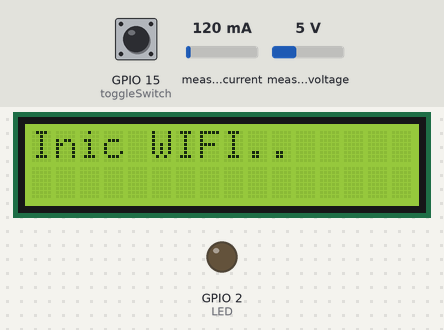
Bench run of a sketch on a simulated ESP32. Parts: 16×2 character LCD, output pins drawn as LEDs (lit = HIGH). Inputs (shaded band) come from the test bench; at power-on: GPIO 15 (toggleSwitch) HIGH, measured current 120 mA, measured voltage 5 V. WiFi joins after 1.5 s; servers stay silent unless stated; network time is answered at once with the bench clock; the local clock reads 2024-03-15 10:24:30 at power-on unless the sketch sets it; storage starts empty; what the sketch prints to the serial monitor is not drawn.

Above: at 0.1 s.
At 4.2 s:
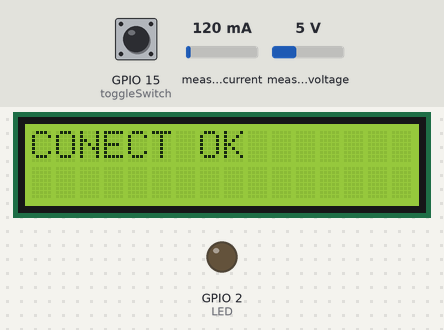
At 13.2 s:
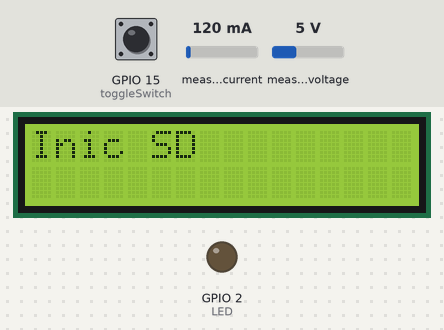
At 22.7 s:
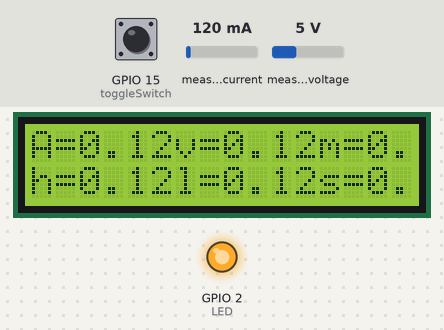
Timing chart, 0 to 24.2 s (numbered marks = the images above):
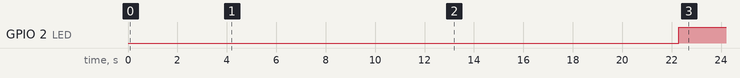

The sketch:

ENMULTIPLEPOWERMETER_CORREGIDAS_POTENCIAS_FINAL_DISPLAY_mayo.ino
```cpp
#include <WiFi.h>
#include <Arduino.h>
#include <PZEM004Tv30.h>
#include "time.h"
//gestion de la sd
#include "FS.h"
#include "SD.h"
#include "SPI.h"
#include "SPIFFS.h"
#include "TimeLib.h"
#include <NTPClient.h>
#include <ezButton.h>
ezButton toggleSwitch(15);  // create ezButton object that attach to pin 7;
#include <LiquidCrystal_I2C.h>
#include <Wire.h>
#define SDA 13  //Define SDA pins
#define SCL 14  //Define SCL pins
LiquidCrystal_I2C lcd(0x3F, 16, 2);
const int chipSelect = 5;  //10;
#define LED 2


//direcciones de los contadores
uint8_t addr0 = 0x110;  //1primer pzem es reconocido como 10   consumo agregado
uint8_t addr5 = 0x120;  //2primer pzem es reconocido como 30   enchufe 2  LUZ LED
uint8_t addr4 = 0x130;  //4primer pzem es reconocido como 50   enchufe 4  ORDENADOR
uint8_t addr3 = 0x140;  //3primer pzem es reconocido como 40   enchufe 3  LUZ HALOGENA
uint8_t addr2 = 0x150;  //2primer pzem es reconocido como 20  enchufe 1  VENTILADOR
uint8_t addr1 = 0x160;  //5primer pzem es reconocido como 60   enchufe 1 SOLDADOR


//contador de acciones
int ca, cb, cc, cd, ce, cf, i;

//inicializacion de los contadores
PZEM004Tv30 pzem0(Serial2, 16, 17, addr0);
PZEM004Tv30 pzem1(Serial2, 16, 17, addr1);
PZEM004Tv30 pzem2(Serial2, 16, 17, addr2);
PZEM004Tv30 pzem3(Serial2, 16, 17, addr3);
PZEM004Tv30 pzem4(Serial2, 16, 17, addr4);
PZEM004Tv30 pzem5(Serial2, 16, 17, addr5);

//WiFi network info.
const char* ssid = "PONER AQUI SU RED";
const char* password = "CLAVE WIFI";

const char* Horaactual;
// Configuración del servidor NTP
const char* ntpServer = "pool.ntp.org";
const long gmtOffset_sec = 3600;
const int daylightOffset_sec = 3600;
const int timeZone = -6;  // Zona horaria (horas)

// Objeto para obtener el tiempo del servidor NTP
WiFiUDP ntpUDP;
NTPClient timeClient(ntpUDP, ntpServer, timeZone * 3600, 60000);

long long currentTimestamp;
long long newtimestamp;
tmElements_t my_time;   // time elements structure
time_t unix_timestamp;  // a timestamp
double milliseconds = 0;
float pp = 0;
int64_t timestamp13 = 0;
String Nombrearchivo0, Nombrearchivo1, Nombrearchivo2, Nombrearchivo3, Nombrearchivo4, Nombrearchivo5;
int ano, dia, mes, horas, minutos, segundos, oldsegundos;
String Fecha, Hora, Imprimir, Imprimir3, ts, ts1;
/**variables genericas para capturar todas las medidas*/
float voltage, current, power, frequency, pf, current1, current2, current3, current4, current5, current6;

void writeFile(fs::FS& fs, const char* path, const char* message) {
  //  Serial.printf("Writing file: %s\n", path);
  File file = fs.open(path, FILE_WRITE);
  if (!file) {
    Serial.println("Failed to open file for writing");
    return;
  }
  if (file.print(message)) {
    //  Serial.println("File written");
  } else {
    Serial.println("Write failed");
  }
  file.close();
}

void appendFile(fs::FS& fs, const char* path, const char* message) {
  //Serial.println("APPENDFILE.....");
  // Serial.printf("Appending to file: %s\n", path);
  File file = fs.open(path, FILE_APPEND);
  if (!file) {
    Serial.println("Failed to open file for appending");
    return;
  }
  if (file.println(message)) {
    //  Serial.println("Message appended");
  } else {
    Serial.println("Append failed");
  }
  file.close();
}


void printLocalTime() {
  struct tm timeinfo;
  if (!getLocalTime(&timeinfo)) {
    Serial.println("Failed to obtain time");
    return;
  }
  // Serial.println(&timeinfo, "%A, %B %d %Y %H:%M:%S");
}


void limpiar() {
  //borrar valores  por debajo del umbral de 0,06Amp
  if (current < 0.06)  //0.05
  {
    current = 0.00;
    power = 0.00;
    pf = 0.00;
  }

  if (power < 0.01)  //0.03
  {
    current = 0.00;
    power = 0.00;
    pf = 0.00;
  }
}


void setup() {

  pinMode(LED, OUTPUT);
  Serial.begin(115200);
  int CONTADOR = 0;

  //gestion del interruptor para grabaciones
  toggleSwitch.setDebounceTime(50);  // set debounce time to 50 milliseconds
  Wire.begin(SDA, SCL);              // attach the IIC pin
  lcd.init();                        // LCD driver initialization
  lcd.backlight();                   // Turn on the backlight
  lcd.setCursor(0, 0);               // Move the cursor to row 0, column 0
  lcd.print("Inic WIFI.. ");         // The print content is displayed on the LCD
                                     //gestion de la wifi
  delay(2000);

  //connect to WiFi
  Serial.printf("Connecting to %s ", ssid);
  WiFi.begin(ssid, password);
  while ((WiFi.status() != WL_CONNECTED) and (CONTADOR < 50)) {
    delay(1000);
    Serial.print(CONTADOR);
    Serial.print(":status=");
    Serial.println(WiFi.status());  //Agrega esta línea para imprimir el estado de la conexión WiFi
    Serial.print(" ");
    CONTADOR++;
    lcd.setCursor(0, 1);  // Move the cursor to row 0, column 0
    lcd.print(CONTADOR);  // The print content is displayed on the LCD
  }

  lcd.setCursor(0, 0);  // Move the cursor to row 1, column 0
  lcd.print("             ");
  lcd.setCursor(0, 1);  // Move the cursor to row 0, column 0
  lcd.print("     ");   // The print content is displayed on the LCD


  if (WiFi.status() != WL_CONNECTED)  //   (CONTADOR=1000000)
  {
    lcd.setCursor(0, 0);       // Move the cursor to row 1, column 0
    lcd.print("NO CONECT  ");  // The print content is displayed on the LCD
    Serial.println(" not CONNECTED");
    delay(1000);
  } else {

    lcd.setCursor(0, 0);       // Move the cursor to row 1, column 0
    lcd.print("CONECT OK  ");  // The print content is displayed on the LCD
    Serial.println(" CONNECTED");
    delay(5000);
    Serial.println("");
    Serial.print("Connected to ");
    Serial.println(ssid);
    Serial.print("IP address: ");
    Serial.println(WiFi.localIP());
    delay(4000);

    //init and get the time
    configTime(gmtOffset_sec, daylightOffset_sec, ntpServer);
    //printLocalTime();
    struct tm timeinfo;
    if (!getLocalTime(&timeinfo)) {
      Serial.println("Failed to obtain time");
      return;
    }
    Serial.println(&timeinfo, "%A, %B %d %Y %H:%M:%S");

    // Configura el servidor NTP y ajusta la zona horaria
    timeClient.begin();
    timeClient.setTimeOffset(3600);  // Ajusta la zona horaria a GMT+1

    //captura de la hora
    ano = timeinfo.tm_year + 1900;
    mes = timeinfo.tm_mon + 1;
    dia = timeinfo.tm_mday;
    horas = timeinfo.tm_hour;
    minutos = timeinfo.tm_min;
    segundos = timeinfo.tm_sec;
    Fecha = (String)ano + "/" + (String)mes + "/" + (String)dia;
    Hora = (String)horas + ":" + (String)minutos + ":" + (String)segundos;
  }


  //ficheros de datos
  Nombrearchivo0 = "/1_" + (String)ano + (String)mes + (String)dia + (String)horas + (String)minutos + (String)segundos + ".csv";  //agregado
  Nombrearchivo1 = "/6_" + (String)ano + (String)mes + (String)dia + (String)horas + (String)minutos + (String)segundos + ".csv";  //soladdor
  Nombrearchivo2 = "/5_" + (String)ano + (String)mes + (String)dia + (String)horas + (String)minutos + (String)segundos + ".csv";  //led
  Nombrearchivo3 = "/4_" + (String)ano + (String)mes + (String)dia + (String)horas + (String)minutos + (String)segundos + ".csv";  //halohena
  Nombrearchivo4 = "/3_" + (String)ano + (String)mes + (String)dia + (String)horas + (String)minutos + (String)segundos + ".csv";  // multimedia
  Nombrearchivo5 = "/2_" + (String)ano + (String)mes + (String)dia + (String)horas + (String)minutos + (String)segundos + ".csv";  //ventilador


  //inicializacion y gestion de la SD
  lcd.setCursor(0, 0);       // Move the cursor to row 1, column 0
  lcd.print("Inic SD    ");  // The print content is displayed on the LCD
  Serial.print("Inicializando tarjeta SD...");
  delay(3000);

  if (!SD.begin(5)) {
    Serial.println("Card Mount Failed");
    return;
  }
  uint8_t cardType = SD.cardType();
  if (cardType == CARD_NONE) {
    Serial.println("No SD card attached");
    return;
  }

  // Serial.print("SD Card Type: ");
  if (cardType == CARD_MMC) {
    //   Serial.println("MMC");
  } else if (cardType == CARD_SD) {
    //  Serial.println("SDSC");
  } else if (cardType == CARD_SDHC) {
    // Serial.println("SDHC");
  } else {
    // Serial.println("UNKNOWN");
  }


  uint64_t cardSize = SD.cardSize() / (1024 * 1024);
  Serial.printf("SD Card Size: %lluMB\n", cardSize);
  lcd.setCursor(0, 0);  // Move the cursor to row 1, column 0
  lcd.print("SD=");
  lcd.print(cardSize);
  delay(2000);


  String Imprimir2 = "timestamp,VLN,A,W,f,PF\n";
  lcd.setCursor(0, 0);     // Move the cursor to row 1, column 0
  lcd.print("Files ...");  // The print content is displayed on the LCD
  delay(2000);

  //fichero 1  (MAIN)
  char Buf[50];
  Imprimir2.toCharArray(Buf, 50);
  char Buf2[50];
  Nombrearchivo0.toCharArray(Buf2, 50);
  writeFile(SD, Buf2, Buf);

  //fichero 2 (FAN )
  Imprimir2.toCharArray(Buf, 50);
  Nombrearchivo1.toCharArray(Buf2, 50);
  writeFile(SD, Buf2, Buf);

  //fichero3  (LAPTOP COMPUTER)
  Imprimir2.toCharArray(Buf, 50);
  Nombrearchivo2.toCharArray(Buf2, 50);
  writeFile(SD, Buf2, Buf);

  //fichero4 (INCANDESCENT LAMP)
  Imprimir2.toCharArray(Buf, 50);
  Nombrearchivo3.toCharArray(Buf2, 50);
  writeFile(SD, Buf2, Buf);


  //fichero5 (LED LAMP)
  Imprimir2.toCharArray(Buf, 50);
  Nombrearchivo4.toCharArray(Buf2, 50);
  writeFile(SD, Buf2, Buf);

  //fichero6 (TELEVISION)
  Imprimir2.toCharArray(Buf, 50);
  Nombrearchivo5.toCharArray(Buf2, 50);
  writeFile(SD, Buf2, Buf);


  /* RESET DEL CONTADOR DE ENERGIA */
  pzem0.resetEnergy();
  pzem1.resetEnergy();
  pzem2.resetEnergy();
  pzem3.resetEnergy();
  pzem4.resetEnergy();
  pzem5.resetEnergy();


  // Actualiza el tiempo del servidor NTP
  timeClient.update();

  // Obtiene el tiempo actual en formato Unix
  currentTimestamp = timeClient.getEpochTime();
  // Imprime el tiempo actual en la consola serie
  Serial.print("CurrentTimestamp");
  Serial.println(currentTimestamp);

  lcd.setCursor(0, 0);           // Move the cursor to row 1, column 0
  lcd.print("Fin setup      ");  // The print content is displayed on the LCD
  delay(2000);
  lcd.setCursor(0, 0);                      // Move the cursor to row 1, column 0
  lcd.print("                          ");  // The print content is displayed on the LCD
}


void retardo() {
  delay(3000);
  digitalWrite(LED, HIGH);
  delay(500);
  digitalWrite(LED, LOW);
}


void loop() {

  toggleSwitch.loop();  // MUST call the loop() function first

  int state = toggleSwitch.getState();

  //le sumamos los ms que han pasado desde el inicio
  long long stimestamp = millis();
  long long newtimestamp = currentTimestamp * 1000;
  newtimestamp = newtimestamp + stimestamp;

  char buf[20];  // Make sure the buffer is big enough to hold the string
  dtostrf(newtimestamp, 0, 0, buf);
  Serial.print("TimeStamp actual:");
  Serial.println(buf);


  char Buf[50];
  char Buf2[50];
  float puerto;

  /** MEDIDOR 0 MAIN */
  /** Medimos el consumo agregado de todos los aplicativos */
  puerto = pzem0.readAddress();
  if ((puerto > 0) && (state == HIGH)) {
    digitalWrite(LED, HIGH);
    // Read the data from the sensor
    voltage = pzem0.voltage();  //Volt
    current = pzem0.current();  //Amp
    power = pzem0.power();      //watt
    limpiar();
    Serial.print("M0 AGREGADO  I=");
    Serial.print(current);
    Serial.print(" W=");
    Serial.print(power);
    //float energy = pzem0.energy(); //kwh
    frequency = pzem0.frequency();  //hz
    pf = pzem0.pf();
    //salvamos a la sd
    Imprimir3 = (String)buf + "," + (String)voltage + "," + (String)current + "," + (String)power + "," + (String)frequency + "," + (String)pf;
    /* escritura en la SD */
    Imprimir3.toCharArray(Buf, 50);
    //Serial.println (Buf);
    Nombrearchivo0.toCharArray(Buf2, 50);
    appendFile(SD, Buf2, Buf);
    ca++;
    current1 = current;
  }


  /** MEDIDOR 1  FRYER  SMALL RESISTENCE*/
  puerto = pzem1.readAddress();
  if ((puerto > 0) && (state == HIGH)) {
    /** MEDIDOR 1*/
    digitalWrite(LED, HIGH);
    // Read the data from the sensor
    voltage = pzem1.voltage();  //Volt
    current = pzem1.current();  //Amp
    power = pzem1.power();      //watt
    //float energy = pzem0.energy(); //kwh
    frequency = pzem1.frequency();  //hz
    pf = pzem1.pf();
    limpiar();
    Serial.print("-M1 SOLDADOR I=");
    Serial.print(current);
    Serial.print(" W=");
    Serial.print(power);
    //salvamos a la sd
    Imprimir3 = (String)buf + "," + (String)voltage + "," + (String)current + "," + (String)power + "," + (String)frequency + "," + (String)pf;
    /* escritura en la SD */
    Imprimir3.toCharArray(Buf, 50);
    //Serial.println (Buf);
    Nombrearchivo1.toCharArray(Buf2, 50);
    appendFile(SD, Buf2, Buf);
    /* FIM MEDIDOR 1*/
    cb++;
    current2 = current;
  }


  /** MEDIDOR 2 LED LAMP*/
  puerto = pzem2.readAddress();
  if ((puerto > 0) && (state == HIGH)) {
    digitalWrite(LED, HIGH);
    // Read the data from the sensor
    voltage = pzem2.voltage();  //Volt
    current = pzem2.current();  //Amp
    power = pzem2.power();      //watt
    limpiar();
    Serial.print("-M2 LED I=");
    Serial.print(current);
    Serial.print(" W=");
    Serial.print(power);
    //float energy = pzem0.energy(); //kwh
    frequency = pzem2.frequency();  //hz
    pf = pzem2.pf();
    //salvamos a la sd
    Imprimir3 = (String)buf + "," + (String)voltage + "," + (String)current + "," + (String)power + "," + (String)frequency + "," + (String)pf;
    /* escritura en la SD */
    Imprimir3.toCharArray(Buf, 50);
    // Serial.println (Buf);
    Nombrearchivo2.toCharArray(Buf2, 50);
    appendFile(SD, Buf2, Buf);
    /* FIM MEDIDOR 2*/
    cc++;
    current3 = current;
  }


  /** MEDIDOR 3 INCANDESCENT LAMP */
  puerto = pzem3.readAddress();
  if ((puerto > 0) && (state == HIGH)) {
    digitalWrite(LED, HIGH);
    // Read the data from the sensor
    voltage = pzem3.voltage();  //Volt
    current = pzem3.current();  //Amp
    power = pzem3.power();      //watt
    limpiar();
    Serial.print("-M3 LAMP I=");
    Serial.print(current);
    Serial.print(" W=");
    Serial.print(power);
    frequency = pzem3.frequency();  //hz
    pf = pzem3.pf();
    //salvamos a la sd
    Imprimir3 = (String)buf + "," + (String)voltage + "," + (String)current + "," + (String)power + "," + (String)frequency + "," + (String)pf;
    /* escritura en la SD */
    Imprimir3.toCharArray(Buf, 50);
    Nombrearchivo3.toCharArray(Buf2, 50);
    appendFile(SD, Buf2, Buf);
    /* FIM MEDIDOR 3*/
    cd++;
    current4 = current;
  }


  /** MEDIDOR 4  LAPTOP*/
  puerto = pzem4.readAddress();
  if ((puerto > 0) && (state == HIGH)) {
    digitalWrite(LED, HIGH);
    voltage = pzem4.voltage();  //Volt
    current = pzem4.current();  //Amp
    power = pzem4.power();      //watt
    limpiar();
    Serial.print("-M4 LAPTOP I=");
    Serial.print(current);
    Serial.print(" W=");
    Serial.print(power);
    //float energy = pzem4.energy(); //kwh
    frequency = pzem4.frequency();  //hz
    pf = pzem4.pf();
    //salvamos a la sd
    Imprimir3 = (String)buf + "," + (String)voltage + "," + (String)current + "," + (String)power + "," + (String)frequency + "," + (String)pf;
    /* escritura en la SD */
    Imprimir3.toCharArray(Buf, 50);
    //  Serial.println (Buf);
    Nombrearchivo4.toCharArray(Buf2, 50);
    appendFile(SD, Buf2, Buf);
    /* FIM MEDIDOR 4*/
    ce++;
    current5 = current;
  }

  //* MEDIDOR 5 FAN //
  puerto = pzem5.readAddress();
  if ((puerto > 0) && (state == HIGH)) {
    digitalWrite(LED, HIGH);
    // Read the data from the sensor
    voltage = pzem5.voltage();  //Volt
    current = pzem5.current();  //Amp
    power = pzem5.power();      //watt
    limpiar();
    Serial.print("-M5 FAN I=");
    Serial.print(current);
    Serial.print(" W=");
    Serial.print(power);
    frequency = pzem5.frequency();  //hz
    pf = pzem5.pf();
    //salvamos a la sd
    Imprimir3 = (String)buf + "," + (String)voltage + "," + (String)current + "," + (String)power + "," + (String)frequency + "," + (String)pf;
    /* escritura en la SD */
    Imprimir3.toCharArray(Buf, 50);
    //Serial.println (Buf);
    Nombrearchivo5.toCharArray(Buf2, 50);
    appendFile(SD, Buf2, Buf);
    /* FIM MEDIDOR 5*/
    cf++;
    current6 = current;
  }

  Serial.println();

  //pintamos en el lcd los valores de la corriente de todas las medidas

  //borra contenido de pantalla
  lcd.setCursor(0, 0);  // Move the cursor to row 1, column 0
  lcd.print("               ");
  lcd.setCursor(0, 0);  // Move the cursor to row 1, column 0
  lcd.print("A=");
  lcd.print(current1);

  if (current2 != 0) {
    lcd.print("v=");
    lcd.print(current2);
  }

  if (current3 != 0) {
    lcd.print("m=");
    lcd.print(current3);
  }

  //borra contenido de pantalla
  lcd.setCursor(0, 1);  // Move the cursor to row 1, column 0
  lcd.print("               ");

  lcd.setCursor(0, 1);  // Move the cursor to row 1, column 0

  if (current4 != 0) {
    lcd.print("h=");  //halogena
    lcd.print(current4);
  }

  if (current5 != 0) {
    lcd.print("l=");
    lcd.print(current5);
  }

  if (current6 != 0) {
    lcd.print("s=");
    lcd.print(current6);
  }


  if (state == LOW) {
    digitalWrite(LED, LOW);
  }

  //comprobacion de lecturas para cada medida
  if ((ca == cb) && (cb == cc) && (cc == cd) && (cd == ce) && (ce == cf)) {
    Serial.println("Lecturas OK:");  // The count is displayed every second
                                     //esta ok
  } else {                           //error al desnivelarse las muestras entre contadores
    Serial.print("** POSIBLE   DESFASE **");
    Serial.println("M0=" + (String)ca + ";M1" + (String)cb + ";M2" + (String)cc + ";M3" + (String)cd + ";M4" + (String)ce + ";M5" + (String)cf + ";");
  }
}
```

Measured:
- by itself, GPIO 2 (LED): LOW → HIGH at 22.3 s
- what the display in image 1 shows lasts 9.0 s, from 4.1 s to 13.1 s
- what the display in image 2 shows lasts 3.1 s, from 13.1 s to 16.2 s
